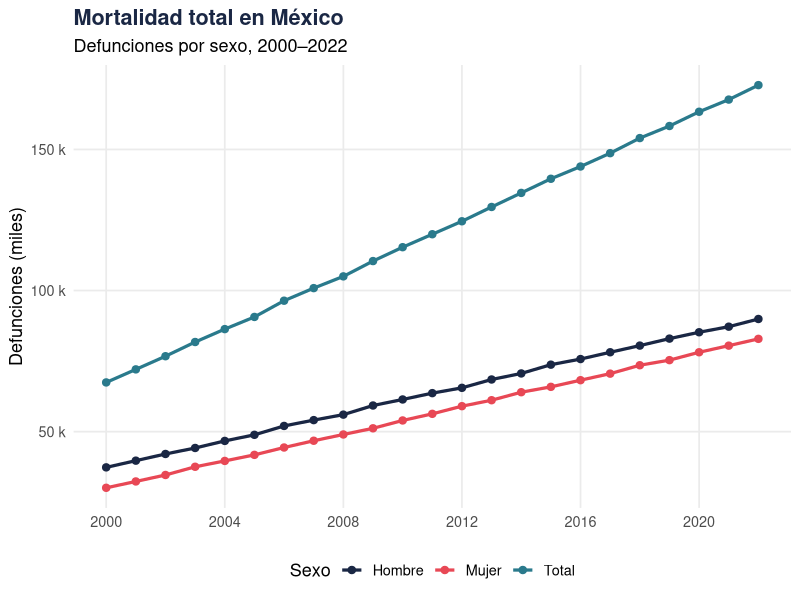
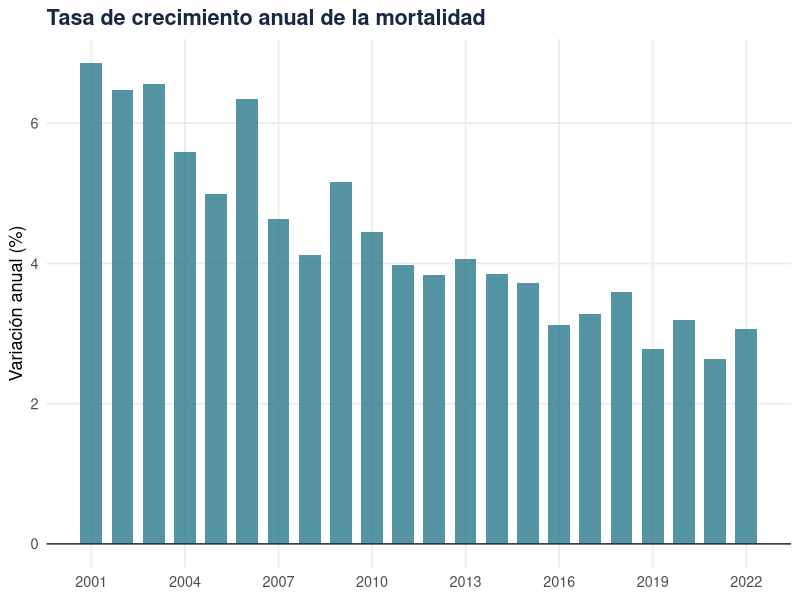

R code for these plots, in order:
## ---- chunk 1
library(tidyverse); library(scales); library(knitr); library(kableExtra)

palette_sexo <- c("Hombre" = "#1a2744", "Mujer" = "#e84855", "Total" = "#2a7a8c")

set.seed(42)
mort <- expand.grid(
  year  = 2000:2022,
  sex   = c("Hombre", "Mujer"),
  state = c("Ciudad de México", "Jalisco", "Nuevo León", "Veracruz",
            "Chiapas", "Oaxaca", "Guanajuato", "Michoacán", "Puebla", "Sonora"),
  cause = c("Enfermedades cardiovasculares", "Tumores malignos",
            "Diabetes mellitus", "Enfermedades respiratorias", "Causas externas", "Otras")
) |> mutate(
  deaths = rpois(n(), lambda = 500 + 40*(year-2000) + ifelse(sex=="Hombre",120,0)),
  rate   = deaths / runif(n(), 1e5, 2e6) * 1e5
)

mort_yr_sex <- mort |> group_by(year, sex) |> summarise(deaths=sum(deaths), .groups="drop")
mort_yr     <- mort |> group_by(year)      |> summarise(deaths=sum(deaths), .groups="drop") |>
               mutate(sex = "Total")
mort_global <- bind_rows(mort_yr_sex, mort_yr)
## ---- chunk 2
ggplot(mort_global, aes(x=year, y=deaths/1000, color=sex, group=sex)) +
  geom_line(linewidth=1.1) + geom_point(size=2.2) +
  scale_color_manual(values=palette_sexo) +
  scale_x_continuous(breaks=seq(2000,2022,4)) +
  scale_y_continuous(labels=label_comma(suffix=" k")) +
  labs(title="Mortalidad total en México", subtitle="Defunciones por sexo, 2000–2022",
       x=NULL, y="Defunciones (miles)", color="Sexo") +
  theme_minimal(base_size=13) +
  theme(plot.title=element_text(face="bold",color="#1a2744"), legend.position="bottom",
        panel.grid.minor=element_blank())
## ---- chunk 3
mort_yr |> mutate(growth = (deaths/lag(deaths)-1)*100) |> filter(!is.na(growth)) |>
  ggplot(aes(x=year, y=growth)) +
  geom_col(fill="#2a7a8c", alpha=0.8, width=0.7) +
  geom_hline(yintercept=0, color="#1a2744") +
  scale_x_continuous(breaks=seq(2001,2022,3)) +
  labs(title="Tasa de crecimiento anual de la mortalidad",
       x=NULL, y="Variación anual (%)") +
  theme_minimal(base_size=13) +
  theme(plot.title=element_text(face="bold",color="#1a2744"), panel.grid.minor=element_blank())
